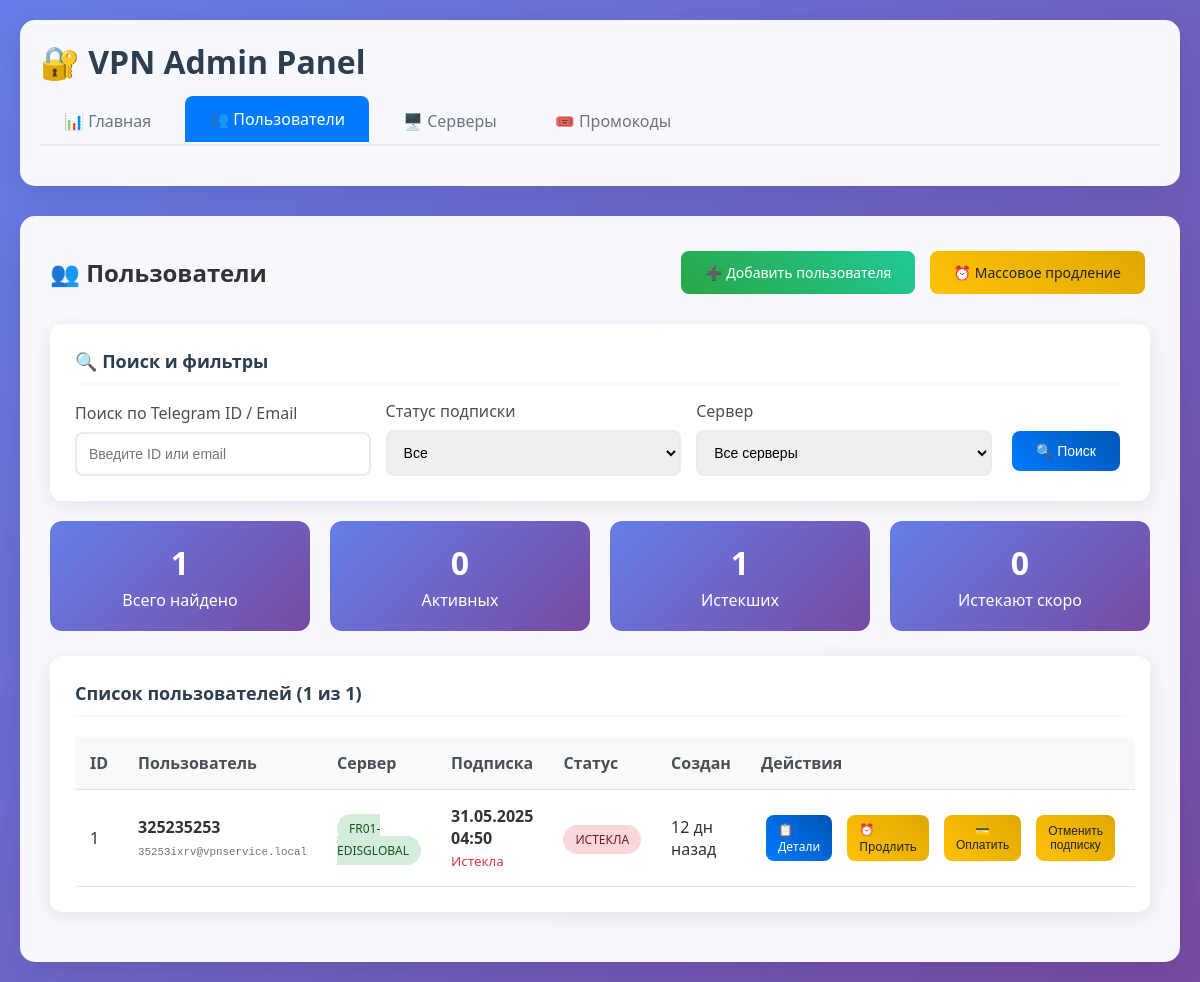
Before: /admin/users with the older database file.
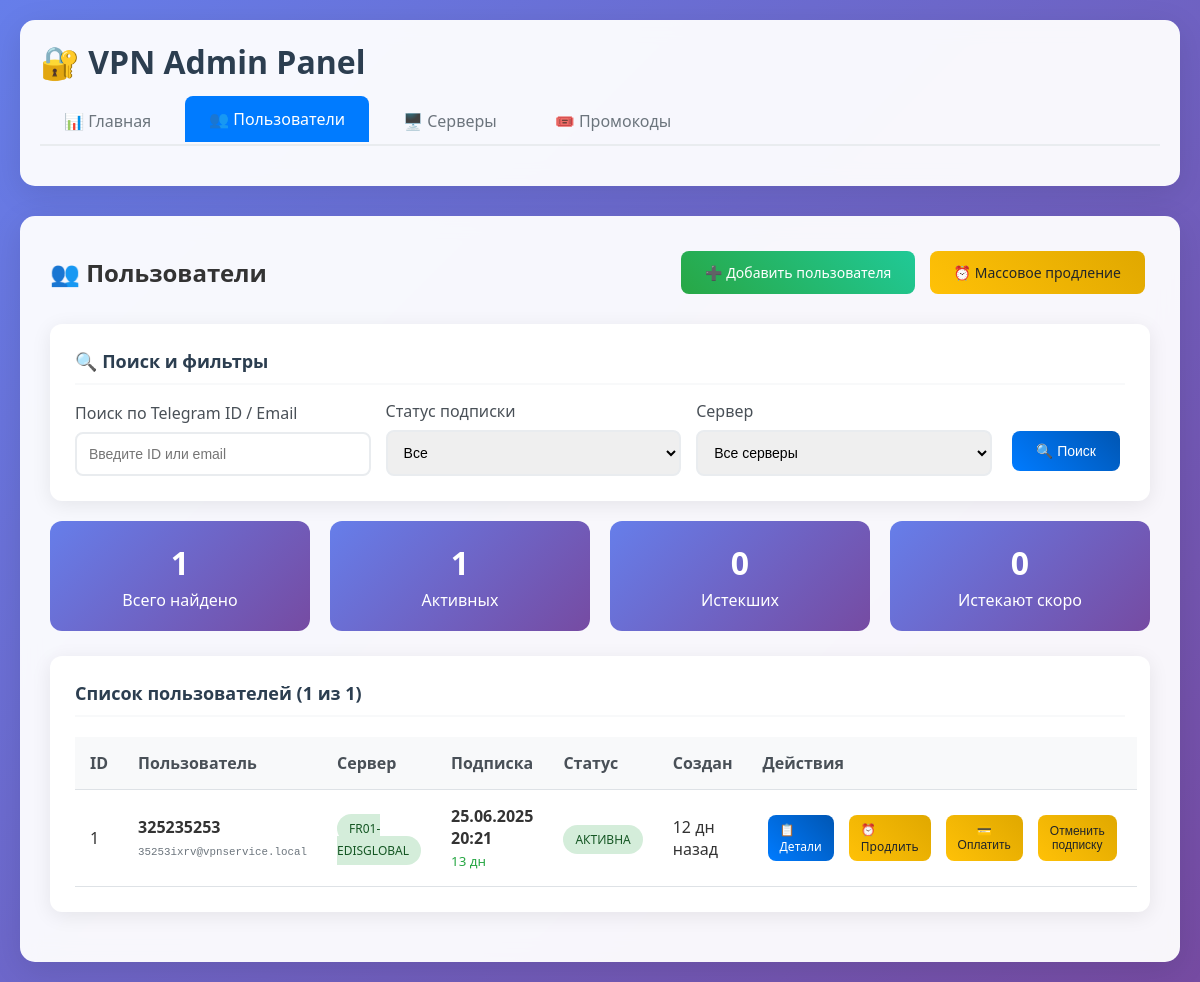
After: the same page with the newer database file.
### tables this page shows
CREATE TABLE users (
                    id INTEGER PRIMARY KEY AUTOINCREMENT,
                    telegram_id TEXT NOT NULL UNIQUE,
                    email TEXT NOT NULL UNIQUE,
                    uuid TEXT NOT NULL UNIQUE,
                    server_id INTEGER,
                    subscription_end TIMESTAMP NOT NULL,
                    is_active BOOLEAN DEFAULT TRUE,
                    created_at TIMESTAMP DEFAULT CURRENT_TIMESTAMP,
                    updated_at TIMESTAMP DEFAULT CURRENT_TIMESTAMP,
                    FOREIGN KEY (server_id) REFERENCES servers(id)
                );

CREATE TABLE servers (
                    id INTEGER PRIMARY KEY AUTOINCREMENT,
                    name TEXT NOT NULL UNIQUE,
                    domain TEXT NOT NULL,
                    api_url TEXT NOT NULL,
                    api_token TEXT NOT NULL,
                    is_active BOOLEAN DEFAULT TRUE,
                    created_at TIMESTAMP DEFAULT CURRENT_TIMESTAMP
                );

### admin_routes.py (the view)
@admin_bp.route('/users')
def users_list():
    page = request.args.get('page', 1, type=int)
    per_page = 20
    search = request.args.get('search', '')
    status_filter = request.args.get('status', '')
    server_filter = request.args.get('server', '')
    try:
        with db_manager.get_connection() as conn:
            cursor = conn.cursor()
            where_conditions = []
            params = []
            if search:
                where_conditions.append("(u.telegram_id LIKE ? OR u.email LIKE ?)")
                params.extend([f'%{search}%', f'%{search}%'])
            if status_filter == 'active':
                where_conditions.append("u.subscription_end > ?")
                params.append(datetime.now())
            elif status_filter == 'expired':
                where_conditions.append("u.subscription_end <= ?")
                params.append(datetime.now())
            if server_filter:
                where_conditions.append("u.server_id = ?")
                params.append(server_filter)
            where_clause = " AND ".join(where_conditions)
            if where_clause:
                where_clause = "WHERE " + where_clause
            count_query = f"""
                SELECT COUNT(*) FROM users u
                LEFT JOIN servers s ON u.server_id = s.id
                {where_clause}
            """
            cursor.execute(count_query, params)
            total = cursor.fetchone()[0]
            offset = (page - 1) * per_page
            users_query = f"""
                SELECT u.*, s.name as server_name, s.domain as server_domain
                FROM users u
                LEFT JOIN servers s ON u.server_id = s.id
                {where_clause}
                ORDER BY u.created_at DESC
                LIMIT ? OFFSET ?
            """
            cursor.execute(users_query, params + [per_page, offset])
            users = cursor.fetchall()
            now = datetime.now()
            users_with_time = []
            for user in users:
                user_dict = dict(user)
                user_dict['is_subscription_active'] = user_dict['subscription_end'] > now
                user_dict['time_left_seconds'] = max(0, int((user_dict['subscription_end'] - now).total_seconds()))
                users_with_time.append(user_dict)
            cursor.execute("SELECT COUNT(*) FROM users WHERE subscription_end > ?", (now,))
            active_count = cursor.fetchone()[0]
            cursor.execute("SELECT COUNT(*) FROM users WHERE subscription_end <= ?", (now,))
            expired_count = cursor.fetchone()[0]
            tomorrow = now + timedelta(hours=24)
            cursor.execute("SELECT COUNT(*) FROM users WHERE subscription_end BETWEEN ? AND ?", (now, tomorrow))
            expiring_soon = cursor.fetchone()[0]
            cursor.execute("SELECT id, name FROM servers WHERE is_active = TRUE ORDER BY name")
            servers = cursor.fetchall()
        pages = math.ceil(total / per_page)
        pagination = {
            'page': page,
            'pages': pages,
            'per_page': per_page,
            'total': total,
            'has_prev': page > 1,
            'has_next': page < pages,
            'prev_num': page - 1 if page > 1 else None,
            'next_num': page + 1 if page < pages else None,
            'iter_pages': lambda: range(max(1, page - 2), min(pages + 1, page + 3))
        }
        users_stats = {
            'active_count': active_count,
            'expired_count': expired_count,
            'expiring_soon': expiring_soon
        }
        return render_template('users/list.html',
                               users=users_with_time,
                               pagination=pagination,
                               users_stats=users_stats,
                               servers=servers)
    except Exception as e:
        logger.error(f"Ошибка загрузки пользователей: {e}")
        flash(f'Ошибка загрузки пользователей: {str(e)}', 'error')
        return render_template('users/list.html', users=[], pagination={}, users_stats={}, servers=[])

### admin_routes.py (called while the page is built)
@admin_bp.context_processor
def utility_processor():
    return {
        'datetime': datetime,
        'timedelta': timedelta,
        'seconds_to_human_readable': seconds_to_human_readable,
        'current_time': datetime.now()
    }

### database/connection.py (called while the page is built, shortened)
    def _setup_adapters(self):
        def adapt_datetime(dt):
            return dt.strftime('%Y-%m-%d %H:%M:%S.%f')
        def convert_datetime(s):
            try:
                return datetime.strptime(s.decode('utf-8'), '%Y-%m-%d %H:%M:%S.%f')
            except ValueError:
                try:
                    return datetime.strptime(s.decode('utf-8'), '%Y-%m-%d %H:%M:%S')
                except:
                    return datetime.now()
        sqlite3.register_adapter(datetime, adapt_datetime)
        sqlite3.register_converter("timestamp", convert_datetime)

    @contextmanager
    def get_connection(self):
        try:
            yield self._local.connection
        except Exception as e:
            self._local.connection.rollback()
            logger.error(f"Database error: {e}")
            raise
        finally:
            pass  # Соединение остается открытым для повторного использования

### templates/users/list.html (shortened to what this page needs)
{% extends "base.html" %}
{% block content %}
<div style="display: flex; justify-content: space-between; align-items: center; margin-bottom: 25px;">
    <h2>👥 Пользователи</h2>
    <div>
        <a href="/admin/users/add" class="btn btn-success">➕ Добавить пользователя</a>
        <a href="/admin/users/bulk-extend" class="btn btn-warning">⏰ Массовое продление</a>
    </div>
</div>
<div class="card" style="margin-bottom: 20px;">
    <div class="card-header">🔍 Поиск и фильтры</div>
    <form method="GET" style="display: grid; grid-template-columns: 1fr 1fr 1fr auto; gap: 15px; align-items: end;">
        <div class="form-group" style="margin-bottom: 0;">
            <label>Поиск по Telegram ID / Email</label>
            <input type="text" name="search" class="form-control" value="{{ request.args.get('search', '') }}" placeholder="Введите ID или email">
        </div>
        <div class="form-group" style="margin-bottom: 0;">
            <label>Статус подписки</label>
            <select name="status" class="form-control">
                <option value="">Все</option>
            </select>
        </div>
        <div class="form-group" style="margin-bottom: 0;">
            <label>Сервер</label>
            <select name="server" class="form-control">
                <option value="">Все серверы</option>
            </select>
        </div>
        <button type="submit" class="btn">🔍 Поиск</button>
    </form>
</div>
<div class="stats-grid" style="grid-template-columns: repeat(4, 1fr); margin-bottom: 25px;">
    <div class="stat-card">
        <div class="stat-value">{{ pagination.total }}</div>
        <div>Всего найдено</div>
    </div>
    <div class="stat-card">
        <div class="stat-value">{{ users_stats.active_count }}</div>
        <div>Активных</div>
    </div>
    <div class="stat-card">
        <div class="stat-value">{{ users_stats.expired_count }}</div>
        <div>Истекших</div>
    </div>
    <div class="stat-card">
        <div class="stat-value">{{ users_stats.expiring_soon }}</div>
        <div>Истекают скоро</div>
    </div>
</div>
<div class="card">
    <div class="card-header">Список пользователей ({{ pagination.page }} из {{ pagination.pages }})</div>
    {% if users %}
    <div class="table-responsive">
        <table class="table">
            <thead>
                <tr>
                    <th>ID</th>
                    <th>Пользователь</th>
                    <th>Сервер</th>
                    <th>Подписка</th>
                    <th>Статус</th>
                    <th>Создан</th>
                    <th>Действия</th>
                </tr>
            </thead>
            <tbody>
                {% for user in users %}
                <tr>
                    <td>{{ user.id }}</td>
                    <td>
                        <strong>{{ user.telegram_id }}</strong><br>
                        <small style="color: #6c757d; font-family: monospace;">{{ user.email }}</small>
                    </td>
                    <td>
                        {% if user.server_name %}
                            <span class="status status-active">{{ user.server_name }}</span>
                        {% else %}
                            <span class="status status-warning">Не назначен</span>
                        {% endif %}
                    </td>
                    <td>
                        <strong>{{ user.subscription_end.strftime('%d.%m.%Y %H:%M') }}</strong><br>
                        {% set time_left = user.time_left_seconds %}
                        {% if time_left > 0 %}
                            <small style="color: #28a745;">
                                {% if time_left > 86400 %}
                                    {{ (time_left // 86400)|int }} дн
                                {% elif time_left > 3600 %}
                                    {{ (time_left // 3600)|int }} ч
                                {% else %}
                                    {{ (time_left // 60)|int }} мин
                                {% endif %}
                            </small>
                        {% else %}
                            <small style="color: #dc3545;">Истекла</small>
                        {% endif %}
                    </td>
                    <td>
                        {% if user.is_subscription_active %}
                            <span class="status status-active">Активна</span>
                        {% else %}
                            <span class="status status-expired">Истекла</span>
                        {% endif %}
                    </td>
                    <td>
                        <span data-timestamp="{{ user.created_at.isoformat() }}">
                        </span>
                    </td>
                    <td>
                        <div style="display: flex; gap: 5px;">
                            <a href="/admin/users/{{ user.id }}" class="btn" style="padding: 6px 12px; font-size: 12px;">
                                📋 Детали
                            </a>
                            <a href="/admin/users/{{ user.id }}/extend" class="btn btn-warning" style="padding: 6px 12px; font-size: 12px;">
                                ⏰ Продлить
                            </a>
                            <button type="button" id="pay-btn" data-user-id="{{ user.id }}"  class="btn btn-warning" style="padding: 6px 12px; font-size: 12px;">💳 Оплатить</button>
                            <button type="button" id="resufe-btn" data-user-id="{{ user.id }}"  class="btn btn-warning" style="padding: 6px 12px; font-size: 12px;">Отменить подписку</button>
                        </div>
                    </td>
                </tr>
                {% endfor %}
            </tbody>
        </table>
    </div>
    {% else %}
    <div style="text-align: center; padding: 40px; color: #6c757d;">
        <h3>🔍 Пользователи не найдены</h3>
        <p>Попробуйте изменить параметры поиска или <a href="/admin/users/add">добавить нового пользователя</a></p>
    </div>
    {% endif %}
</div>
{% endblock %}

### templates/base.html (shortened to what this page needs)
<!DOCTYPE html>
<html lang="ru">
<head>
</head>
<body>
    <div class="container">
        <div class="header">
            <h1>🔐 VPN Admin Panel</h1>
            <nav class="nav-tabs">
                <a href="/" class="nav-tab {% if request.endpoint == 'index' %}active{% endif %}">
                    📊 Главная
                </a>
                <a href="/admin/users" class="nav-tab {% if 'users' in request.endpoint %}active{% endif %}">
                    👥 Пользователи
                </a>
                <a href="/admin/servers" class="nav-tab {% if 'servers' in request.endpoint %}active{% endif %}">
                    🖥️ Серверы
                </a>
                <a href="/admin/promocodes" class="nav-tab {% if 'promocodes' in request.endpoint %}active{% endif %}">
                    🎟️ Промокоды
                </a>
            </nav>
        </div>
        <div class="content">
            {% block content %}{% endblock %}
        </div>
    </div>
</body>
</html>

### templates/base.html (style rules this page uses)
* { margin: 0; padding: 0; box-sizing: border-box; }
body { font-family: 'Segoe UI', Tahoma, Geneva, Verdana, sans-serif; background: linear-gradient(135deg, #667eea 0%, #764ba2 100%); min-height: 100vh; color: #333; }
.container { max-width: 1200px; margin: 0 auto; padding: 20px; }
.header { background: rgba(255, 255, 255, 0.95); backdrop-filter: blur(10px); border-radius: 15px; padding: 20px; margin-bottom: 30px; box-shadow: 0 8px 32px rgba(0, 0, 0, 0.1); }
.header h1 { color: #2c3e50; margin-bottom: 15px; }
.nav-tabs { display: flex; gap: 10px; border-bottom: 2px solid #e9ecef; margin-bottom: 20px; }
.nav-tab { padding: 12px 24px; background: none; border: none; cursor: pointer; text-decoration: none; color: #6c757d; border-radius: 8px 8px 0 0; transition: all 0.3s ease; font-size: 16px; font-weight: 500; }
.nav-tab.active { background: #007bff; color: white; transform: translateY(-2px); }
.content { background: rgba(255, 255, 255, 0.95); backdrop-filter: blur(10px); border-radius: 15px; padding: 30px; box-shadow: 0 8px 32px rgba(0, 0, 0, 0.1); min-height: 500px; }
.btn { display: inline-block; padding: 12px 24px; background: linear-gradient(45deg, #007bff, #0056b3); color: white; text-decoration: none; border-radius: 8px; border: none; cursor: pointer; font-size: 14px; font-weight: 500; transition: all 0.3s ease; margin: 5px; }
.btn-success { background: linear-gradient(45deg, #28a745, #20c997); }
.btn-warning { background: linear-gradient(45deg, #ffc107, #e0a800); color: #212529; }
.card { background: white; border-radius: 12px; padding: 25px; margin-bottom: 20px; box-shadow: 0 4px 20px rgba(0, 0, 0, 0.08); transition: all 0.3s ease; }
.card-header { font-size: 18px; font-weight: 600; color: #2c3e50; margin-bottom: 15px; padding-bottom: 10px; border-bottom: 2px solid #f8f9fa; }
.table { width: 100%; border-collapse: collapse; margin-top: 20px; }
.table th, .table td { padding: 15px; text-align: left; border-bottom: 1px solid #dee2e6; }
.table th { background: #f8f9fa; font-weight: 600; color: #495057; }
.form-group { margin-bottom: 20px; }
.form-group label { display: block; margin-bottom: 8px; font-weight: 500; color: #495057; }
.form-control { width: 100%; padding: 12px; border: 2px solid #e9ecef; border-radius: 8px; font-size: 14px; transition: all 0.3s ease; }
.status { padding: 6px 12px; border-radius: 20px; font-size: 12px; font-weight: 500; text-transform: uppercase; }
.status-active { background: #d4edda; color: #155724; }
.stats-grid { display: grid; grid-template-columns: repeat(auto-fit, minmax(200px, 1fr)); gap: 20px; margin-bottom: 30px; }
.stat-card { background: linear-gradient(135deg, #667eea 0%, #764ba2 100%); color: white; padding: 20px; border-radius: 12px; text-align: center; }
.stat-value { font-size: 2em; font-weight: bold; margin-bottom: 5px; }

Changed rows visible on the page:
changed users "35253ixrv@vpnservice.local": subscription_end "31.05.2025 04:50" → "25.06.2025 20:21"; value (not shown) → "13"; text "Истекла ИСТЕКЛА" → "дн АКТИВНА"
Other visible differences:
{{ users_stats.active_count }}: "0" → "1"
{{ users_stats.expired_count }}: "1" → "0"
